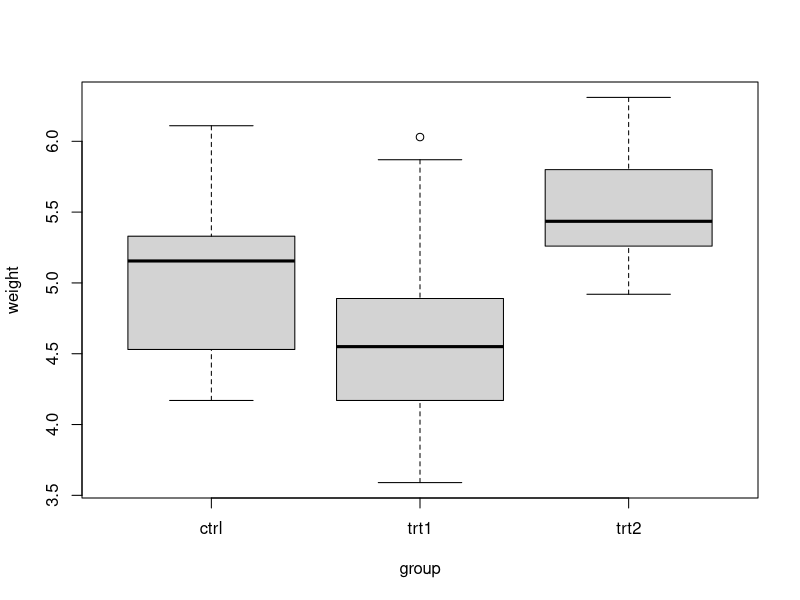
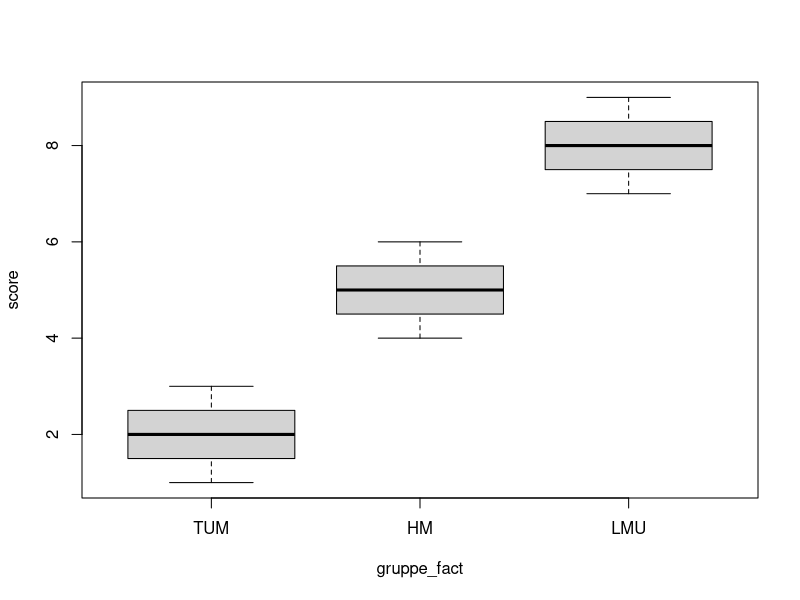

Recreate these plots in R, in order.
# Tutorium 04 -------------------------------------------------------------

# Datum: 06.06.2020
# Autor: Helen Alber


# Aufgabe 3 a) -----------------------------------------------------------

head(PlantGrowth)
?PlantGrowth
summary(PlantGrowth)
str(PlantGrowth)

# => metrische Zielvariable
# => diskrete Einflussvariable mit 3 Gruppen á 10 Beobachtungen
# => group ist als Factor spezifiziert.

# Aufgabe 3 b) -----------------------------------------------------------

mod_1 <- lm(weight ~ group, data = PlantGrowth)
summary(mod_1)

# Aufgabe 3 b) i.) -------------------------------------------------------

# Die Summary enthält einen Intercept und Group-Treat-1- und
# Group-Treat-2-Effekt.
# Die Kontrollgruppe ist also nicht mit in der Modellgleichung.
# => Es wird die Referenz-Kodierung mit 'ctrl' als Referenz
# verwendet.
# (Als Referenz wird stets das erste Level der Einflussvariable
# verwendet.)
PlantGrowth$group
levels(PlantGrowth$group)

# Die R-Hilfe kann hier etwas verwirrend sein, da die lm-Funktion
# eine sehr grundlegende Funktion ist, die mit extrem vielen
# Gegebenheiten umgehen kann.
?lm
# -> Weiterleitung zu: model.matrix -> contrasts -> options


# Aufgabe 3 b) ii.) ------------------------------------------------------

# Interpretation der Regressionskoeffizienten:
# Intercept:      Eine Pflanze der Kontroll-Gruppe gibt im
#                 Mittel 5.03 (kg?) Ertrag.
# grouptrt1:      Eine Pflanze der Gruppe trt1 gibt im Mittel
#                 0.37 (kg?) weniger Ertrag als eine Pflanze
#                 der Kontrollgruppe.
# grouptrt2:      Eine Pflane der Gruppe trt2 gibt im Mittel
#                 0.49 (kg?) mehr Ertrag als eine Pflanze
#                 der Kontrollgruppe.

# Weitere Kommentare:
# Das Modell ist nicht sonderlich gut. Nur 26% der Streuung von
# Y können durch die Gruppen erklärt werden. Es gibt also
# an sich schon eine sehr hohe Streuung beim Ertrag bei
# selber Behandlung.
# Auch die hohen p-Werte sind ein Indikator für sehr breite
# Konfidenzintervalle. Selbst, wenn man nicht bezüglich
# multiplem Testen korrigiert, sind keine signifikanten
# Unterschiede zwischen den Gruppen festzustellen.
# Das heißt aber nicht, dass keine Ertragsunterschiede vorhanden 
# sind. Wir sind uns aufgrund der hohen Streuung nur nicht 
# sicher, ob es welche gibt, oder nicht.
# Für genauere Analysen empfiehlt sich ein größerer Stichproben-
# Umfang. 
# So kann man aus den Koeffizienten maximal Tendenzen
# ableiten, die genauer geprüft werden müssen.


# Aufgabe 3 b) iii) ------------------------------------------------------

# Prädiktion für den Erwartungswert einer neuen Beobachtung aus:
# - der Kontrollgruppe:
# y_hut = Intercept = 5.03

# - der Treatment-1-Gruppe:
# y_hut = Intercept + grouptrt1 = 5.03 - 0.37 = 4.66



# Zusätzliche Kommentare:
# - Nicht immer sind komplizierte Modelle die beste Wahl. Ein
#   einfacher Boxplot gibt auch schon viel Aufschluss und
#   zeigt die Tendenz zu höherem Ertrag mit 'trt2'.

plot(weight ~ group, data = PlantGrowth)

# - Weitere Deskriptive Analyse zeigt:
library(dplyr)
PlantGrowth %>% 
  group_by(group) %>% 
  summarise(Mean = mean(weight), 
            Variance = var(weight))
#     - Die Schätzung vom Intercept ist tatsächlich der 
#       Mittelwert der 'ctrl'-Gruppe
#     - Auch die Prädiktion für 'trt1' stimmt mit dem
#       Mittelwert von 'trt1' überein (4.66).
#     - Die Varianz-Homogenitätsannahme ist hier evtl. 
#       nicht gegeben, da z.B. 'trt1' eine höhere Varianz
#       aufweist als z.B. 'trt2'. Die Stichprobe ist 
#       allerdings recht klein und die Abweichung noch 
#       nicht überzubewerten.
#       Die Boxplots haben auch tendenziell ähnlich 
#       breite Boxen, also auch eher ähnliche Varianz.



# Aufgabe 3 c) i.) -------------------------------------------------------

# Erstellen einer Variable mit geänderter Level-Reihenfolge
PlantGrowth$group_trt2 <- relevel(PlantGrowth$group, 
                                  ref = "trt2")

# Prüfe, ob es geklappt hat:
PlantGrowth$group
PlantGrowth$group_trt2

# Fitte das Modell mit der geänderten group-Variable:
mod_trt2 <- lm(weight ~ group_trt2, data = PlantGrowth)
summary(mod_trt2)

# Nun ist 'trt2' der neue Intercept vom Modell und
# die anderen Koeffizienten geben die Unterschiede
# zu dieser Referenz-Gruppe an.


# Aufgabe 3 c) ii.) ------------------------------------------------------

# Ausgabe der ersten Summary:
summary(mod_1)

# 1.) Berechnung der Gruppenmittelwerte:
# mu_ctrl = 5.03 (Refernz-Gruppe)
# mu_trt1 = mu_ctrl + grouptrt1 = 5.03 - 0.37 = 4.66
# mu_crtl = mu_ctrl + grouptrt2 = 5.03 + 0.49 = 5.52

# 2.) Mittelwert der Gruppenmittelwerte:
# Intercept = (mu_crtl + mu_trt1 + mu_trt2)/3 = 5.07

# 3.) Effekte berechnen:
# tau_ctrl = mu_crtl - Intercept = 5.03 - 5.07 = -0.04
# tau_trt1 = mu_trt1 - Intercept = 4.66 - 5.07 = -0.41
# tau_trt2 = mu_trt2 - Intercept = 5.52 - 5.07 =  0.45

# (Das geht natürlich auch alles direkt in R, wird aber
# schnell unübersichtlich bei den ganzen Modellparameter-
# Zugriffen)

# Aufgabe 3 d) -----------------------------------------------------------

# Erstelle Datensatz:
MeineDaten <-data.frame(score = 1:9, 
                        gruppe = c(1, 1, 1, 2, 2, 2, 3, 3, 3))

# Zeige Datensatz:
MeineDaten

# Fitte Modell und gibt die Summary aus:
mod_2 <-lm(score ~ gruppe, data = MeineDaten)
summary(mod_2)

# Problem:
# Anstelle der zwei erwarteten Parameter für den Unterschied
# der TUM und LMU zur HM gibt es nur einen Parameter.
# Ursache ist, dass die Codierung der Hochschulen mit Zahlen
# von R als Zahlen interpretiert und somit als metrisch
# behandelt werden werden.

# Lösung:
# Die Variable 'gruppe' muss zu einem Factor umgewandelt werden:

MeineDaten$gruppe_fact <- factor(MeineDaten$gruppe, 
                                 levels = 1:3,
                                 labels = c("TUM", "HM", "LMU"))

# Nun kann das Modell gefittet werden:
mod_2_fact <- lm(score ~ gruppe_fact, data = MeineDaten)
summary(mod_2_fact)

# Jetzt passt alles!
# (Vergleiche auch mit dem Plot:)
plot(score ~ gruppe_fact, data = MeineDaten)
